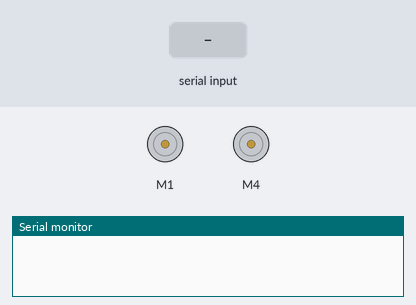
Simulated run of this sketch. Board: Arduino Uno, built with avr-gcc and run on an emulated ATmega328P. Parts: 2 × DC motor (green arrow = forward, orange = backward, longer = faster), the last lines printed to the serial monitor. The test bench sets the inputs (shaded band).

Above: at 1.2 s.
1.3 s: "a" received over Serial
At 3.0 s:
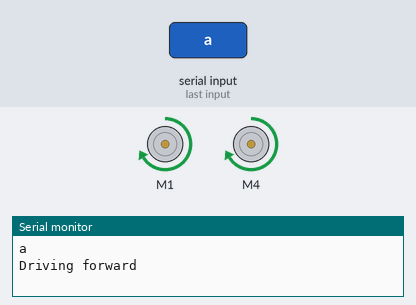
3.3 s: "c" received over Serial
At 4.6 s:
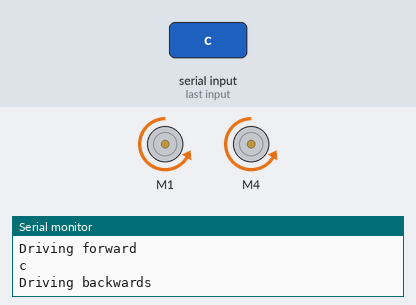
5.3 s: "b" received over Serial
At 6.1 s:
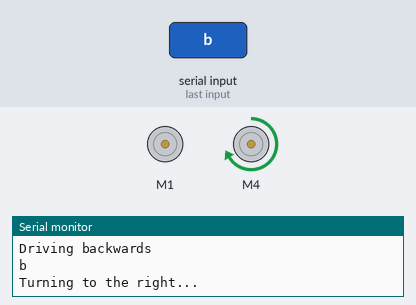
7.3 s: "d" received over Serial
At 8.8 s:
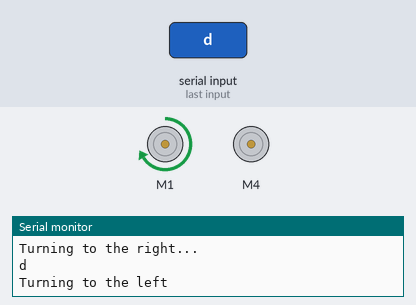
Timing chart, 0 to 10.3 s (numbered marks = the images above; inputs shaded):
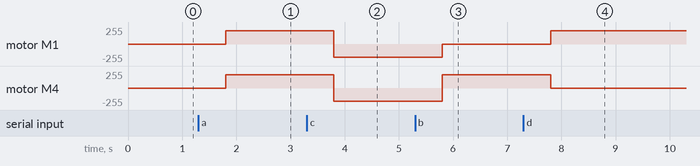

The sketch:

Tank.ino
```cpp
// Motor library
#include<AFMotor.h>

// Motor connection for motor driver shield
AF_DCMotor motor_Right(1);
AF_DCMotor motor_Left(4);

// Value needed to move the robot remotely
char data = 0;

void setup()
{
Serial.begin(9600);

// Setting up the speed for each motor
motor_Right.setSpeed(200);
motor_Left.setSpeed(200);
}

void loop()
{
  // Remote control with IOS BLE Joystick
   if(Serial.available() > 0)
   {
      data = Serial.read();
      Serial.println(data);

      if(data == 'a')
      {
        forward();
      }
      else if(data == 'c')
      {
        backward();
      }
      else if(data == 'b')
      {
        right();
      }
      else if(data == 'd')
      {
        left();
      }
      else if(data == 'g')
      {
        stopping();
      }
   }
 }

// Drive forward function
void forward()
{
  Serial.println("Driving forward");
  delay(500);
  motor_Right.run(FORWARD);
  motor_Left.run(FORWARD);
}

// Drive backward function
void backward()
{
  Serial.println("Driving backwards");
  delay(500);
  motor_Right.run(BACKWARD);
  motor_Left.run(BACKWARD);
}

// Drive left function
void left()
{
  Serial.println("Turning to the left");
  delay(500);
  motor_Right.run(FORWARD);
  motor_Left.run(RELEASE);
}

// Drive right function
void right()
{
  Serial.println("Turning to the right...");
  delay(500);
  motor_Right.run(RELEASE);
  motor_Left.run(FORWARD);
}

// Stop driving function
void stopping()
{
  Serial.println("Stopping");
  delay(500);
  motor_Right.run(RELEASE);
  motor_Left.run(RELEASE);
}

// Spin around to the right function
void spinRight()
{
  Serial.println("I am spinning to the right");
  delay(500);
  motor_Right.run(BACKWARD);
  motor_Left.run(FORWARD);
}

// Spin around to the left function
void spinLeft()
{
  Serial.println("Spining Left...");
  delay(500);
  motor_Right.run(FORWARD);
  motor_Left.run(BACKWARD);
}
```

Measured:
- after the input at 1.3 s, motor M1, motor M4: stopped → forward 200/255 after 0.50 s
- after the input at 3.3 s, motor M1, motor M4: forward 200/255 → backward 200/255 after 0.50 s
- after the input at 5.3 s, motor M1: backward 200/255 → stopped after 0.50 s; motor M4: backward 200/255 → forward 200/255 after 0.50 s
- after the input at 7.3 s, motor M1: stopped → forward 200/255 after 0.50 s; motor M4: forward 200/255 → stopped after 0.50 s
